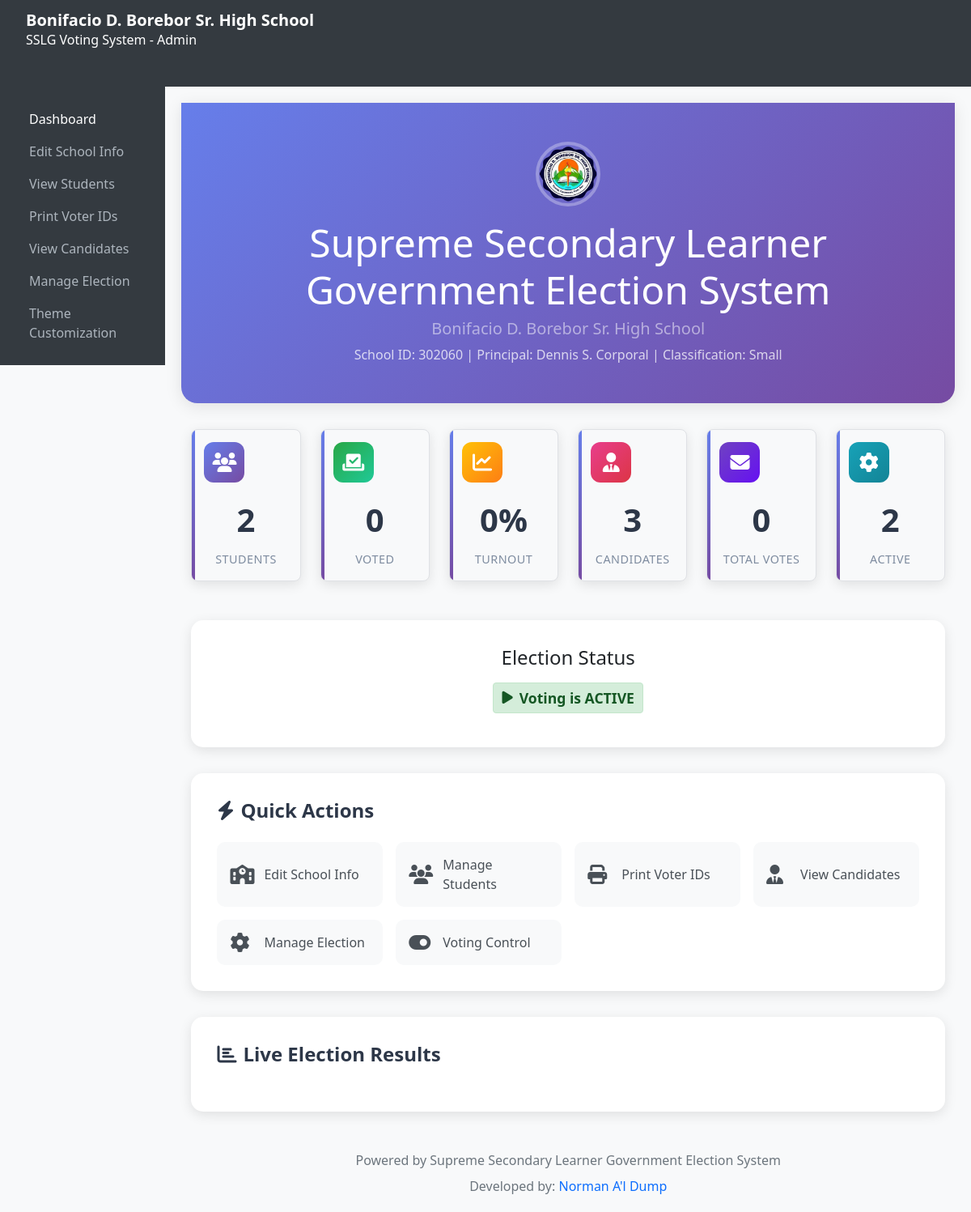
/admin/index.php (signed in), run on the app's committed database.
### tables this page shows
CREATE TABLE school_info (
            id INTEGER PRIMARY KEY AUTOINCREMENT,
            school_name TEXT NOT NULL DEFAULT 'Supreme Secondary Learner Government',
            school_address TEXT,
            school_logo TEXT,
            contact_email TEXT,
            contact_phone TEXT,
            created_at TEXT DEFAULT CURRENT_TIMESTAMP,
            updated_at TEXT DEFAULT CURRENT_TIMESTAMP
        , school_id_no TEXT DEFAULT NULL, principal_name TEXT DEFAULT NULL);

### admin/index.php (the view, shortened to what this page needs)
<?php
$db = getDBConnection();
$election_status = $db->query("SELECT is_open FROM election_settings ORDER BY id DESC LIMIT 1")->fetch();
$voting_active = $election_status['is_open'] == 1;
$voting_closed = $election_status['is_open'] == 0;
$db = getDBConnection();
$school_info = $db->query("SELECT * FROM school_info LIMIT 1")->fetch();
$election_settings = $db->query("SELECT logo_path FROM election_settings ORDER BY id DESC LIMIT 1")->fetch();
$settings = [
    'school_name' => $school_info['school_name'] ?? 'Sample High School',
    'school_id' => $school_info['school_id_no'] ?? 'SHS-2026',
    'principal' => $school_info['principal_name'] ?? 'Dr. Juan Santos',
    'logo_path' => $election_settings['logo_path'] ?? '../assets/images/logo_1770105233.png',
    'school_classification' => 'Small'
];
$school_level = $settings['school_level'] ?? 'Junior High School';
if ($school_level === 'Elementary') {
    $system_title = "Supreme Elementary Learner Government Election System";
} else {
    $system_title = "Supreme Secondary Learner Government Election System";
}
$db = getDBConnection();
$total_students = $db->query("SELECT COUNT(*) FROM users WHERE role = 'voter'")->fetchColumn();
$voted_students = $db->query("SELECT COUNT(DISTINCT voter_id) FROM votes")->fetchColumn();
$turnout = $total_students > 0 ? round(($voted_students / $total_students) * 100, 2) : 0;
$total_candidates = $db->query("SELECT COUNT(*) FROM candidates")->fetchColumn();
$total_votes = $db->query("SELECT COUNT(*) FROM votes")->fetchColumn();
include '../includes/admin_header.php';
include '../includes/admin_sidebar.php';
?>
<div class="admin-content">
    <div class="dashboard-header">
        <div class="container text-center">
            <?php if (file_exists($settings['logo_path'])): ?>
                <img src="<?= $settings['logo_path'] ?>" alt="School Logo" class="school-logo mb-3">
            <?php else: ?>
                <div class="school-logo bg-white d-inline-flex align-items-center justify-content-center mb-3" style="color: #667eea; font-weight: bold; font-size: 1.5em;">LOGO</div>
            <?php endif; ?>
            <h1 class="display-5 mb-2 font-weight-bold"><?= htmlspecialchars($system_title) ?></h1>
            <h2 class="h5 text-white-50 mb-2"><?= htmlspecialchars($settings['school_name']) ?></h2>
            <p class="mb-0 opacity-75">School ID: <?= htmlspecialchars($settings['school_id']) ?> | Principal: <?= htmlspecialchars($settings['principal']) ?> | Classification: <?= htmlspecialchars($settings['school_classification']) ?></p>
        </div>
    </div>
    <div class="container-fluid">
        <div class="row mb-4">
            <div class="col-lg-2 col-md-4 col-sm-6">
                <div class="stat-card students">
                    <div class="stat-icon">
                        <i class="fas fa-users"></i>
                    </div>
                    <div class="stat-value"><?= $total_students ?></div>
                    <div class="stat-label">Students</div>
                </div>
            </div>
            <div class="col-lg-2 col-md-4 col-sm-6">
                <div class="stat-card voted">
                    <div class="stat-icon">
                        <i class="fas fa-vote-yea"></i>
                    </div>
                    <div class="stat-value"><?= $voted_students ?></div>
                    <div class="stat-label">Voted</div>
                </div>
            </div>
            <div class="col-lg-2 col-md-4 col-sm-6">
                <div class="stat-card turnout">
                    <div class="stat-icon">
                        <i class="fas fa-chart-line"></i>
                    </div>
                    <div class="stat-value"><?= $turnout ?>%</div>
                    <div class="stat-label">Turnout</div>
                </div>
            </div>
            <div class="col-lg-2 col-md-4 col-sm-6">
                <div class="stat-card candidates">
                    <div class="stat-icon">
                        <i class="fas fa-user-tie"></i>
                    </div>
                    <div class="stat-value"><?= $total_candidates ?></div>
                    <div class="stat-label">Candidates</div>
                </div>
            </div>
            <div class="col-lg-2 col-md-4 col-sm-6">
                <div class="stat-card votes">
                    <div class="stat-icon">
                        <i class="fas fa-envelope"></i>
                    </div>
                    <div class="stat-value"><?= $total_votes ?></div>
                    <div class="stat-label">Total Votes</div>
                </div>
            </div>
            <div class="col-lg-2 col-md-4 col-sm-6">
                <div class="stat-card">
                    <div class="stat-icon" style="background: linear-gradient(135deg, #17a2b8, #138496); color: white;">
                        <i class="fas fa-cog"></i>
                    </div>
                    <div class="stat-value">
                        <?php
                        $active_students = $db->query("SELECT COUNT(*) FROM users WHERE role = 'voter' AND is_active = 1")->fetchColumn();
                        echo $active_students;
                        ?>
                    </div>
                    <div class="stat-label">Active</div>
                </div>
            </div>
        </div>
        <div class="voting-status">
            <h4 class="mb-3">Election Status</h4>
            <?php if ($voting_closed): ?>
                <div class="status-indicator status-closed">
                    <i class="fas fa-lock me-2"></i>
                    Voting is CLOSED
                </div>
            <?php elseif ($voting_active): ?>
                <div class="status-indicator status-active">
                    <i class="fas fa-play me-2"></i>
                    Voting is ACTIVE
                </div>
            <?php endif; ?>
        </div>
        <div class="quick-actions">
            <h4><i class="fas fa-bolt me-2"></i>Quick Actions</h4>
            <div class="action-grid">
                <a href="school.php" class="action-btn">
                    <i class="fas fa-school"></i>
                    <span>Edit School Info</span>
                </a>
                <a href="students.php" class="action-btn">
                    <i class="fas fa-users"></i>
                    <span>Manage Students</span>
                </a>
                <a href="print_ids.php" class="action-btn">
                    <i class="fas fa-print"></i>
                    <span>Print Voter IDs</span>
                </a>
                <a href="candidates.php" class="action-btn">
                    <i class="fas fa-user-tie"></i>
                    <span>View Candidates</span>
                </a>
                <a href="election.php" class="action-btn">
                    <i class="fas fa-cog"></i>
                    <span>Manage Election</span>
                </a>
                <a href="../admin_login.php" class="action-btn">
                    <i class="fas fa-toggle-on"></i>
                    <span>Voting Control</span>
                </a>
            </div>
        </div>
        <div class="results-section">
            <h4><i class="fas fa-chart-bar me-2"></i>Live Election Results</h4>
        </div>
        <div class="text-center mt-5 text-muted">
            <p class="mb-2">Powered by <?= htmlspecialchars($system_title) ?></p>
            <p class="mb-0">Developed by: <a href="https://www.facebook.com/Dealca27" target="_blank" class="text-primary text-decoration-none">Norman A'l Dump</a></p>
        </div>
    </div>
</div>
<?php
include '../includes/admin_footer.php';
?>

### assets/css/style.css (style rules this page uses)
body { font-family: 'Segoe UI', Tahoma, Geneva, Verdana, sans-serif; background-color: #f8f9fa; }
.stat-label { font-size: 0.9em; opacity: 0.9; }

### assets/css/admin_style.css (style rules this page uses)
body { background-color: #f8f9fa; }
.admin-content h2 { margin-bottom: 20px; }

### includes/admin_header.php (style rules this page uses)
.admin-content .stat-card { background: #f8f9fa; padding: 15px; border-radius: 8px; text-align: center; border: 1px solid #dfe1e5; }
.admin-content .stat-value { font-size: 1.8em; font-weight: bold; color: #202124; display: block; }
.admin-content .stat-label { font-size: 0.8em; color: #5f6368; }
.admin-content .status-indicator { background: #d4edda; color: #155724; padding: 5px 10px; border-radius: 4px; font-weight: bold; margin-bottom: 10px; border: 1px solid #c3e6cb; }

### admin/index.php (style rules this page uses)
.dashboard-header { background: linear-gradient(135deg, #667eea 0%, #764ba2 100%); color: white; padding: 3rem 0; margin-bottom: 2rem; border-radius: 0 0 20px 20px; box-shadow: 0 4px 20px rgba(0,0,0,0.1); }
.dashboard-header .school-logo { width: 80px; height: 80px; border-radius: 50%; border: 4px solid rgba(255,255,255,0.3); object-fit: cover; }
.stat-card { background: white; border-radius: 15px; padding: 1.5rem; margin-bottom: 1.5rem; box-shadow: 0 4px 15px rgba(0,0,0,0.1); border: none; transition: transform 0.3s ease, box-shadow 0.3s ease; position: relative; overflow: hidden; }
.stat-card::before { content: ''; position: absolute; top: 0; left: 0; width: 4px; height: 100%; background: linear-gradient(135deg, #667eea, #764ba2); }
.stat-card .stat-icon { width: 50px; height: 50px; border-radius: 12px; display: flex; align-items: center; justify-content: center; font-size: 1.5rem; margin-bottom: 1rem; }
.stat-card.students .stat-icon { background: linear-gradient(135deg, #667eea, #764ba2); color: white; }
.stat-card.voted .stat-icon { background: linear-gradient(135deg, #28a745, #20c997); color: white; }
.stat-card.turnout .stat-icon { background: linear-gradient(135deg, #ffc107, #fd7e14); color: white; }
.stat-card.candidates .stat-icon { background: linear-gradient(135deg, #e83e8c, #dc3545); color: white; }
.stat-card.votes .stat-icon { background: linear-gradient(135deg, #6f42c1, #6610f2); color: white; }
.stat-card .stat-value { font-size: 2.5rem; font-weight: bold; color: #2d3748; margin-bottom: 0.5rem; }
.stat-card .stat-label { color: #718096; font-weight: 500; text-transform: uppercase; letter-spacing: 0.5px; font-size: 0.9rem; }
.quick-actions { background: white; border-radius: 15px; padding: 2rem; margin-bottom: 2rem; box-shadow: 0 4px 15px rgba(0,0,0,0.1); }
.quick-actions h4 { color: #2d3748; margin-bottom: 1.5rem; font-weight: 600; }
.action-grid { display: grid; grid-template-columns: repeat(auto-fit, minmax(200px, 1fr)); gap: 1rem; }
.action-btn { display: flex; align-items: center; padding: 1rem; background: #f8f9fa; border: none; border-radius: 10px; text-decoration: none; color: #495057; transition: all 0.3s ease; font-weight: 500; }
.action-btn i { font-size: 1.5rem; margin-right: 0.75rem; width: 30px; }
.voting-status { background: white; border-radius: 15px; padding: 2rem; margin-bottom: 2rem; box-shadow: 0 4px 15px rgba(0,0,0,0.1); text-align: center; }
.status-indicator { display: inline-flex; align-items: center; padding: 0.75rem 1.5rem; border-radius: 25px; font-weight: 600; font-size: 1.1rem; }
.status-active { background: linear-gradient(135deg, #28a745, #20c997); color: white; }
.results-section { background: white; border-radius: 15px; padding: 2rem; box-shadow: 0 4px 15px rgba(0,0,0,0.1); }
.results-section h4 { color: #2d3748; margin-bottom: 1.5rem; font-weight: 600; }

### data on the page
school_info: school_name "Bonifacio D. Borebor Sr. High School", school_id_no "302060", principal_name "Dennis S. Corporal"

### other printed values
SCHOOL_NAME "Bonifacio D. Borebor Sr. High School"
$system_title "Supreme Secondary Learner Government Election System"
$settings['school_classification'] "Small"
$total_students "2"
$voted_students "0"
$turnout "0"
$total_candidates "3"
$total_votes "0"
$active_students "2"
